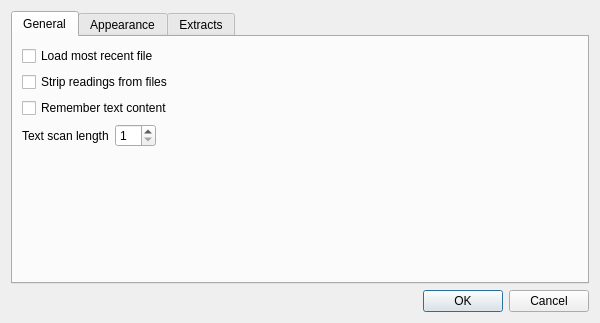
<?xml version="1.0" encoding="UTF-8"?>
<ui version="4.0">
 <class>DialogPreferences</class>
 <widget class="QDialog" name="DialogPreferences">
  <property name="geometry">
   <rect>
    <x>0</x>
    <y>0</y>
    <width>600</width>
    <height>323</height>
   </rect>
  </property>
  <property name="windowTitle">
   <string>Preferences</string>
  </property>
  <layout class="QVBoxLayout" name="verticalLayout">
   <item>
    <widget class="QTabWidget" name="tabWidget">
     <property name="currentIndex">
      <number>0</number>
     </property>
     <widget class="QWidget" name="tabGeneral">
      <attribute name="title">
       <string>General</string>
      </attribute>
      <layout class="QVBoxLayout" name="verticalLayout_4">
       <item>
        <widget class="QCheckBox" name="checkLoadRecentFile">
         <property name="text">
          <string>Load most recent file</string>
         </property>
        </widget>
       </item>
       <item>
        <widget class="QCheckBox" name="checkStripReadings">
         <property name="text">
          <string>Strip readings from files</string>
         </property>
        </widget>
       </item>
       <item>
        <widget class="QCheckBox" name="checkRememberTextContent">
         <property name="text">
          <string>Remember text content</string>
         </property>
        </widget>
       </item>
       <item>
        <layout class="QFormLayout" name="formLayout">
         <property name="fieldGrowthPolicy">
          <enum>QFormLayout::AllNonFixedFieldsGrow</enum>
         </property>
         <item row="0" column="0">
          <widget class="QLabel" name="label_14">
           <property name="text">
            <string>Text scan length</string>
           </property>
          </widget>
         </item>
         <item row="0" column="1">
          <widget class="QSpinBox" name="spinScanLength">
           <property name="sizePolicy">
            <sizepolicy hsizetype="Fixed" vsizetype="Fixed">
             <horstretch>0</horstretch>
             <verstretch>0</verstretch>
            </sizepolicy>
           </property>
           <property name="minimum">
            <number>1</number>
           </property>
          </widget>
         </item>
        </layout>
       </item>
      </layout>
     </widget>
     <widget class="QWidget" name="tabAppearance">
      <attribute name="title">
       <string>Appearance</string>
      </attribute>
      <layout class="QVBoxLayout" name="verticalLayout_3">
       <item>
        <layout class="QHBoxLayout" name="horizontalLayout">
         <item>
          <widget class="QFontComboBox" name="comboFontFamily">
           <property name="sizePolicy">
            <sizepolicy hsizetype="Expanding" vsizetype="Fixed">
             <horstretch>0</horstretch>
             <verstretch>0</verstretch>
            </sizepolicy>
           </property>
          </widget>
         </item>
         <item>
          <widget class="QSpinBox" name="spinFontSize">
           <property name="sizePolicy">
            <sizepolicy hsizetype="Minimum" vsizetype="Fixed">
             <horstretch>0</horstretch>
             <verstretch>0</verstretch>
            </sizepolicy>
           </property>
           <property name="minimum">
            <number>1</number>
           </property>
           <property name="maximum">
            <number>72</number>
           </property>
           <property name="value">
            <number>12</number>
           </property>
          </widget>
         </item>
         <item>
          <widget class="QPushButton" name="buttonColorFg">
           <property name="text">
            <string>Foreground...</string>
           </property>
          </widget>
         </item>
         <item>
          <widget class="QPushButton" name="buttonColorBg">
           <property name="text">
            <string>Background...</string>
           </property>
          </widget>
         </item>
        </layout>
       </item>
       <item>
        <widget class="QPlainTextEdit" name="textSample">
         <property name="plainText">
          <string>Lorem ipsum dolor sit amet, consectetur adipiscing elit. Nam accumsan nisi a leo faucibus ut varius velit fringilla. Cras hendrerit eleifend porttitor. Quisque eu elit quis tellus hendrerit ornare et ac tellus. Nunc id felis ut sapien blandit viverra vel ac est. Ut erat lorem, rutrum at scelerisque sollicitudin, lacinia quis diam. Suspendisse potenti. Integer id justo ac ligula aliquet mattis. Etiam malesuada faucibus risus, vel hendrerit elit consectetur quis. Etiam consectetur ipsum ut odio feugiat suscipit. Etiam a tellus metus. </string>
         </property>
        </widget>
       </item>
       <item>
        <widget class="QCheckBox" name="checkAllowEditing">
         <property name="text">
          <string>Allow editing</string>
         </property>
        </widget>
       </item>
      </layout>
     </widget>
     <widget class="QWidget" name="tabAnki">
      <property name="enabled">
       <bool>false</bool>
      </property>
      <attribute name="title">
       <string>Extracts</string>
      </attribute>
      <layout class="QVBoxLayout" name="verticalLayout_2">
       <item>
        <layout class="QHBoxLayout" name="horizontalLayout_2">
         <item>
          <widget class="QLabel" name="label">
           <property name="text">
            <string>Displayed profile</string>
           </property>
          </widget>
         </item>
         <item>
          <widget class="QRadioButton" name="radioButtonVocab">
           <property name="text">
            <string>Vocabulary</string>
           </property>
           <property name="checked">
            <bool>true</bool>
           </property>
          </widget>
         </item>
         <item>
          <widget class="QRadioButton" name="radioButtonKanji">
           <property name="text">
            <string>Kanji</string>
           </property>
          </widget>
         </item>
         <item>
          <spacer name="horizontalSpacer">
           <property name="orientation">
            <enum>Qt::Horizontal</enum>
           </property>
           <property name="sizeHint" stdset="0">
            <size>
             <width>40</width>
             <height>20</height>
            </size>
           </property>
          </spacer>
         </item>
        </layout>
       </item>
       <item>
        <layout class="QHBoxLayout" name="horizontalLayout_3">
         <item>
          <widget class="QLabel" name="label_13">
           <property name="text">
            <string>Deck</string>
           </property>
          </widget>
         </item>
         <item>
          <widget class="QComboBox" name="comboBoxDeck">
           <property name="sizePolicy">
            <sizepolicy hsizetype="Expanding" vsizetype="Fixed">
             <horstretch>0</horstretch>
             <verstretch>0</verstretch>
            </sizepolicy>
           </property>
          </widget>
         </item>
         <item>
          <widget class="QLabel" name="label_12">
           <property name="text">
            <string>Model</string>
           </property>
          </widget>
         </item>
         <item>
          <widget class="QComboBox" name="comboBoxModel">
           <property name="sizePolicy">
            <sizepolicy hsizetype="Expanding" vsizetype="Fixed">
             <horstretch>0</horstretch>
             <verstretch>0</verstretch>
            </sizepolicy>
           </property>
          </widget>
         </item>
        </layout>
       </item>
       <item>
        <widget class="QLabel" name="label_11">
         <property name="text">
          <string>Specify how your model fields are populated when adding facts</string>
         </property>
        </widget>
       </item>
       <item>
        <widget class="QTableWidget" name="tableFields">
         <column>
          <property name="text">
           <string>Field</string>
          </property>
         </column>
         <column>
          <property name="text">
           <string>Value</string>
          </property>
         </column>
        </widget>
       </item>
       <item>
        <widget class="QLabel" name="labelTags">
         <property name="text">
          <string/>
         </property>
        </widget>
       </item>
       <item>
        <layout class="QHBoxLayout" name="horizontalLayout_4">
         <item>
          <widget class="QCheckBox" name="checkEnableAnkiConnect">
           <property name="text">
            <string>Enable AnkiConnect</string>
           </property>
          </widget>
         </item>
         <item>
          <widget class="QLabel" name="label_3">
           <property name="sizePolicy">
            <sizepolicy hsizetype="Expanding" vsizetype="Preferred">
             <horstretch>0</horstretch>
             <verstretch>0</verstretch>
            </sizepolicy>
           </property>
           <property name="text">
            <string>(see the &lt;a href=&quot;https://foosoft.net/projects/yomichan-chrome-ext&quot;&gt;extension page&lt;/a&gt; for details)</string>
           </property>
           <property name="openExternalLinks">
            <bool>true</bool>
           </property>
          </widget>
         </item>
        </layout>
       </item>
      </layout>
     </widget>
    </widget>
   </item>
   <item>
    <widget class="QDialogButtonBox" name="buttonBox">
     <property name="orientation">
      <enum>Qt::Horizontal</enum>
     </property>
     <property name="standardButtons">
      <set>QDialogButtonBox::Cancel|QDialogButtonBox::Ok</set>
     </property>
    </widget>
   </item>
  </layout>
 </widget>
 <resources>
  <include location="resources.qrc"/>
 </resources>
 <connections>
  <connection>
   <sender>buttonBox</sender>
   <signal>accepted()</signal>
   <receiver>DialogPreferences</receiver>
   <slot>accept()</slot>
   <hints>
    <hint type="sourcelabel">
     <x>248</x>
     <y>254</y>
    </hint>
    <hint type="destinationlabel">
     <x>157</x>
     <y>274</y>
    </hint>
   </hints>
  </connection>
  <connection>
   <sender>buttonBox</sender>
   <signal>rejected()</signal>
   <receiver>DialogPreferences</receiver>
   <slot>reject()</slot>
   <hints>
    <hint type="sourcelabel">
     <x>316</x>
     <y>260</y>
    </hint>
    <hint type="destinationlabel">
     <x>286</x>
     <y>274</y>
    </hint>
   </hints>
  </connection>
 </connections>
</ui>
